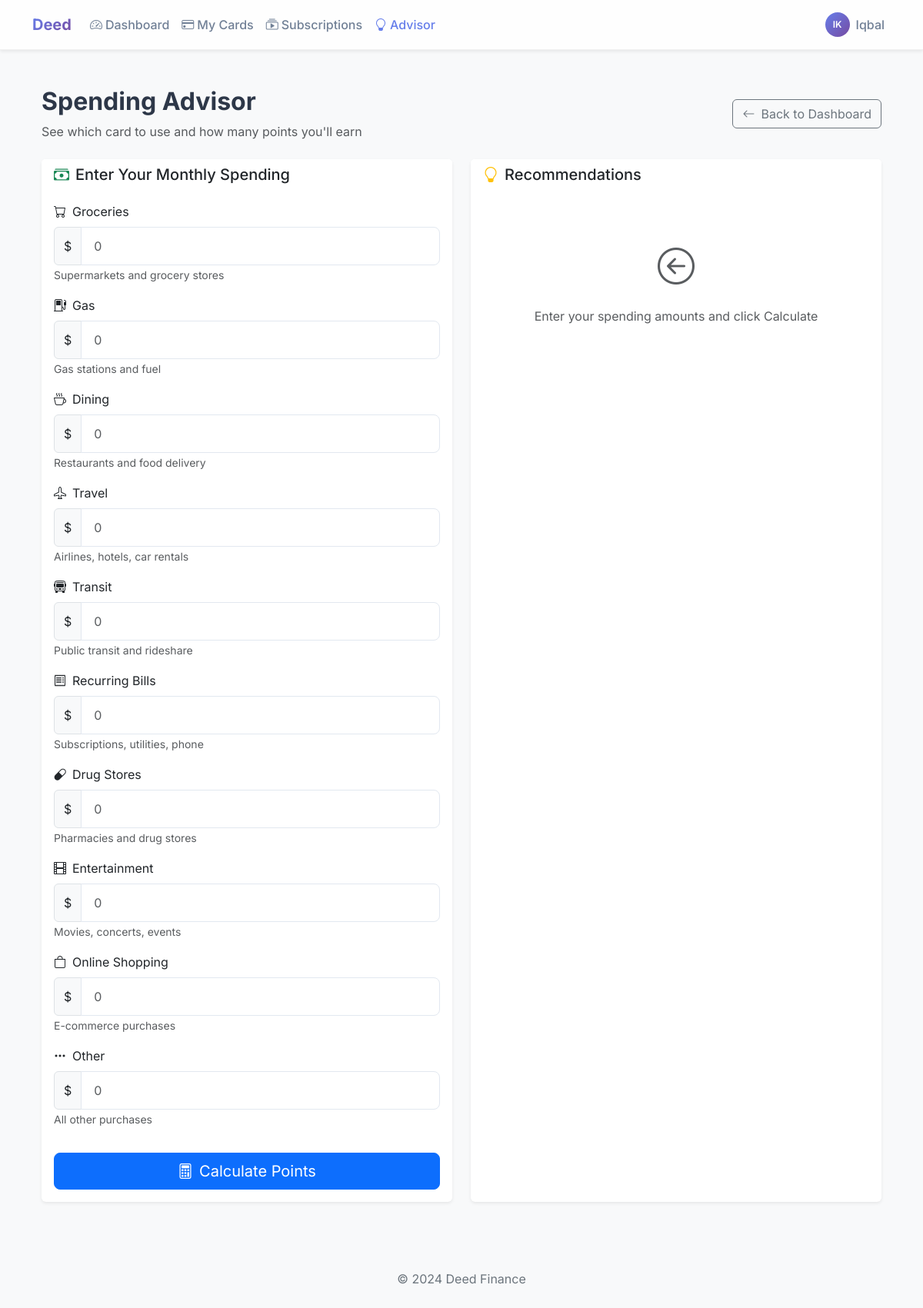
/advisor (signed in), run on the app's committed database.
### models.py (models this page shows)
class Client(Base, UserMixin):
    __tablename__ = "Client"
    id = Column(Integer, primary_key=True)
    first_name = Column(String(100))
    surname = Column(String(100))
    email = Column(String(100), unique=True)
    password = Column(String(200))
    created_at = Column(DateTime, default=datetime.utcnow)
    is_verified = Column(Boolean, default=False)
    verification_code = Column(String(6), nullable=True)
    code_expires_at = Column(DateTime, nullable=True)
    user_cards = relationship("UserCard", back_populates="client", cascade="all, delete-orphan")
    user_subscriptions = relationship("UserSubscription", back_populates="client", cascade="all, delete-orphan")

class SpendingCategory(Base):
    __tablename__ = "spending_category"
    id = Column(Integer, primary_key=True)
    name = Column(String(100), nullable=False, unique=True)  # e.g., "Groceries"
    icon = Column(String(50))  # Bootstrap icon name, e.g., "bi-cart"
    description = Column(String(200))
    card_bonuses = relationship("CardBonus", back_populates="category")

### app.py (the view)
@app.route("/advisor")
@login_required
def advisor():
    user_id = current_user.id
    with Session() as session:
        user_cards = session.query(UserCard).options(
            joinedload(UserCard.credit_card)
        ).filter_by(client_id=user_id).all()
        categories = session.query(SpendingCategory).all()
        user_subs = session.query(UserSubscription).options(
            joinedload(UserSubscription.subscription)
        ).filter_by(client_id=user_id, is_active=True).all()
        for uc in user_cards:
            session.expunge(uc)
        for cat in categories:
            session.expunge(cat)
        for us in user_subs:
            session.expunge(us)
    return render_template(
        "advisor.html",
        user_cards=user_cards,
        categories=categories,
        user_subs=user_subs
    )

### app.py (called while the page is built)
@login_manager.user_loader
def load_user(user_id):
    with Session() as session:
        user = session.get(Client, int(user_id))
        if user:
            session.expunge(user)
        return user

### templates/advisor.html (shortened to what this page needs)
{% extends "base.html" %}
{% block content %}
<div class="container py-4 animate-fade-in">
    <div class="d-flex justify-content-between align-items-center mb-4">
        <div>
            <h1 class="h2 fw-bold">Spending Advisor</h1>
            <p class="text-muted mb-0">See which card to use and how many points you'll earn</p>
        </div>
        <a href="{{ url_for('dashboard') }}" class="btn btn-outline-secondary">
            <i class="bi bi-arrow-left me-2"></i>Back to Dashboard
        </a>
    </div>
    {% if not user_cards %}
    <div class="alert alert-warning">
        <i class="bi bi-exclamation-triangle me-2"></i>
        You haven't added any credit cards yet.
        <a href="{{ url_for('my_cards') }}" class="alert-link">Add a card</a> to get personalized advice.
    </div>
    {% else %}
    <div class="row g-4">
        <div class="col-lg-6">
            <div class="card border-0 shadow-sm h-100">
                <div class="card-header bg-white border-0">
                    <h5 class="mb-0"><i class="bi bi-cash-stack me-2 text-success"></i>Enter Your Monthly Spending</h5>
                </div>
                <div class="card-body">
                    <form id="spendingForm">
                        {% for category in categories %}
                        <div class="mb-3">
                            <label for="cat_{{ category.id }}" class="form-label">
                                <i class="bi {{ category.icon }} me-2"></i>{{ category.name }}
                            </label>
                            <div class="input-group">
                                <span class="input-group-text">$</span>
                                <input type="number" class="form-control spending-input" id="cat_{{ category.id }}"
                                    data-category-id="{{ category.id }}" placeholder="0" min="0" step="10">
                            </div>
                            <small class="text-muted">{{ category.description }}</small>
                        </div>
                        {% endfor %}
                        <button type="submit" class="btn btn-primary btn-lg w-100 mt-3">
                            <i class="bi bi-calculator me-2"></i>Calculate Points
                        </button>
                    </form>
                </div>
            </div>
        </div>
        <div class="col-lg-6">
            <div class="card border-0 shadow-sm h-100">
                <div class="card-header bg-white border-0">
                    <h5 class="mb-0"><i class="bi bi-lightbulb me-2 text-warning"></i>Recommendations</h5>
                </div>
                <div class="card-body" id="resultsSection">
                    <div class="text-center py-5 text-muted" id="emptyState">
                        <i class="bi bi-arrow-left-circle" style="font-size: 3rem;"></i>
                        <p class="mt-3 mb-0">Enter your spending amounts and click Calculate</p>
                    </div>
                </div>
            </div>
        </div>
    </div>
    {% endif %}
</div>
{% endblock %}

### templates/navbar.html (shortened to what this page needs)
<nav class="navbar navbar-expand-lg bg-white shadow-sm sticky-top">
  <div class="container">
    <a class="navbar-brand fw-bold" href="{{ url_for('index') }}">
      <span
        style="background: linear-gradient(135deg, #667eea 0%, #764ba2 100%); -webkit-background-clip: text; -webkit-text-fill-color: transparent;">
        Deed
      </span>
    </a>
    <div class="collapse navbar-collapse" id="navbarNav">
      <ul class="navbar-nav me-auto mb-2 mb-lg-0">
        {% if current_user.is_authenticated %}
        <li class="nav-item">
          <a class="nav-link{% if request.endpoint == 'dashboard' %} active{% endif %}"
            href="{{ url_for('dashboard') }}">
            <i class="bi bi-speedometer2 me-1"></i>Dashboard
          </a>
        </li>
        <li class="nav-item">
          <a class="nav-link{% if request.endpoint == 'my_cards' %} active{% endif %}" href="{{ url_for('my_cards') }}">
            <i class="bi bi-credit-card me-1"></i>My Cards
          </a>
        </li>
        <li class="nav-item">
          <a class="nav-link{% if request.endpoint == 'my_subscriptions' %} active{% endif %}"
            href="{{ url_for('my_subscriptions') }}">
            <i class="bi bi-collection-play me-1"></i>Subscriptions
          </a>
        </li>
        <li class="nav-item">
          <a class="nav-link{% if request.endpoint == 'advisor' %} active{% endif %}" href="{{ url_for('advisor') }}">
            <i class="bi bi-lightbulb me-1"></i>Advisor
          </a>
        </li>
        {% else %}
        <li class="nav-item">
          <a class="nav-link{% if request.endpoint == 'index' %} active{% endif %}" href="{{ url_for('index') }}">
            Home
          </a>
        </li>
        {% endif %}
      </ul>
      <ul class="navbar-nav">
        {% if current_user.is_authenticated %}
        <li class="nav-item dropdown">
          <a class="nav-link dropdown-toggle d-flex align-items-center" href="#" role="button" data-bs-toggle="dropdown"
            aria-expanded="false">
            <div class="user-avatar me-2">
              {{ current_user.first_name[0] }}{{ current_user.surname[0] }}
            </div>
            <span class="d-none d-md-inline">{{ current_user.first_name }}</span>
          </a>
        </li>
        {% endif %}
      </ul>
    </div>
  </div>
</nav>

### static/css/style.css (style rules this page uses)
:root { --primary-gradient: linear-gradient(135deg, #667eea 0%, #764ba2 100%); --secondary-gradient: linear-gradient(135deg, #f093fb 0%, #f5576c 100%); --success-gradient: linear-gradient(135deg, #4facfe 0%, #00f2fe 100%); --card-bg: #ffffff; --bg-color: #f8f9fa; --text-main: #2d3748; --text-muted: #718096; --shadow-sm: 0 2px 4px rgba(0,0,0,0.05); --shadow-md: 0 4px 6px rgba(0,0,0,0.07); --shadow-lg: 0 10px 15px rgba(0,0,0,0.1); --shadow-hover: 0 20px 25px -5px rgba(0, 0, 0, 0.1), 0 10px 10px -5px rgba(0, 0, 0, 0.04); }
body { font-family: 'Inter', sans-serif; background-color: var(--bg-color); color: var(--text-main); -webkit-font-smoothing: antialiased; }
.animate-fade-in { animation: fadeInUp 0.6s ease-out forwards; }
.navbar { background: rgba(255, 255, 255, 0.8) !important; backdrop-filter: blur(10px); border-bottom: 1px solid rgba(0,0,0,0.05); }
.nav-link { font-weight: 500; color: var(--text-muted) !important; transition: color 0.2s; }
.nav-link:hover, .nav-link.active { color: #667eea !important; }
.form-control { border: 1px solid #e2e8f0; padding: 0.75rem 1rem; border-radius: 0.5rem; }

### templates/navbar.html (style rules this page uses)
.user-avatar { width: 32px; height: 32px; border-radius: 50%; background: linear-gradient(135deg, #667eea 0%, #764ba2 100%); color: white; font-size: 12px; font-weight: 600; display: flex; align-items: center; justify-content: center; text-transform: uppercase; }
.navbar .dropdown-toggle::after { display: none; }

### data on the page
Client: first_name "I", surname "K", first_name "Iqbal"
SpendingCategory: name "Groceries", description "Supermarkets and grocery stores"
SpendingCategory: name "Gas", description "Gas stations and fuel"
SpendingCategory: name "Dining", description "Restaurants and food delivery"
SpendingCategory: name "Travel", description "Airlines, hotels, car rentals"
SpendingCategory: name "Transit", description "Public transit and rideshare"
SpendingCategory: name "Recurring Bills", description "Subscriptions, utilities, phone"
SpendingCategory: name "Drug Stores", description "Pharmacies and drug stores"
SpendingCategory: name "Entertainment", description "Movies, concerts, events"
SpendingCategory: name "Online Shopping", description "E-commerce purchases"
SpendingCategory: name "Other", description "All other purchases"
